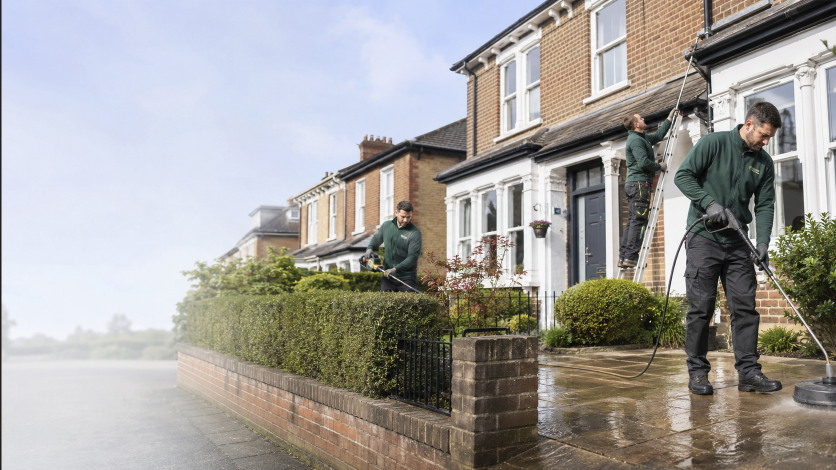
#> input picture hero image.png, 1672 x 940 px, found by its file name (shown at 1/2 size)
$ python optimize_images.py
#> lines starting #> are read from the running program, lines starting #| are printed output that depends on the picture
from PIL import Image
from pathlib import Path
import sys

p=Path('hero image.png')
if not p.exists():
    print('hero image not found at',p)
    sys.exit(1)
img=Image.open(p).convert('RGB')
# target sizes (width,height)
sizes=[(1200,630),(800,420),(480,252)]
for w,h in sizes:
    im=img.copy()
    im.thumbnail((w,h),Image.LANCZOS)
    out=Path(f'hero-{w}w.webp')
    im.save(out,format='WEBP',quality=80,method=6)
    print('saved',out)
#> this loop made 3 passes
#> pass 1, `im.save(out,format='WEBP',quality=80,method=6)`:
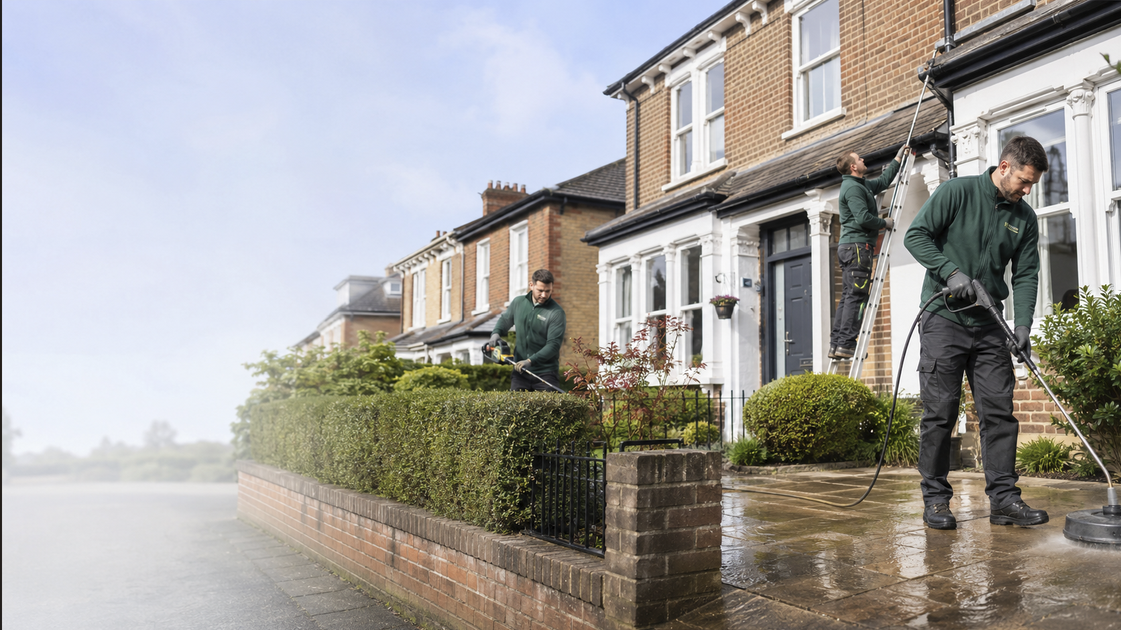
#> saved as hero-1200w.webp: PIL image 1121x630 RGB; mean R, G, B 162.6, 159.9, 156.4

$ run again, with hero-commercial-grounds.png copied over hero image.png
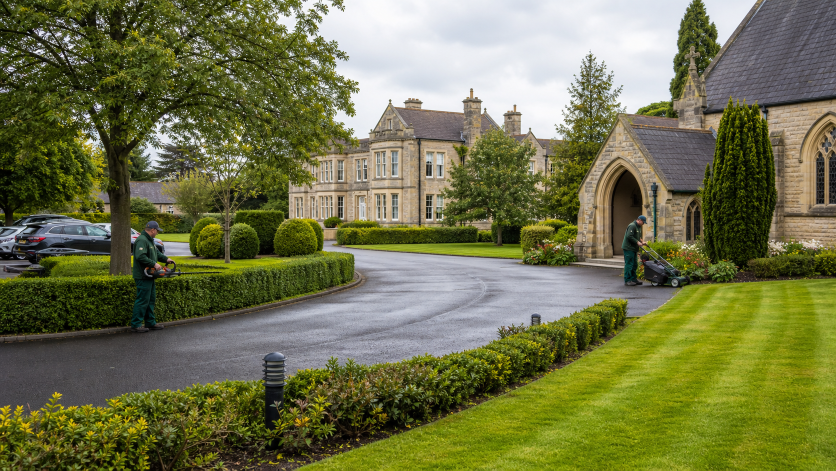
#> input picture hero-commercial-grounds.png, 1672 x 941 px, found by its file name (shown at 1/2 size)
#> img is the input picture: PIL image 1672x941 RGB; mean R, G, B 112.6, 115.6, 74.2
#> the loop `for w,h in sizes:` made 3 passes
#> pass 1, `im.save(out,format='WEBP',quality=80,method=6)`:
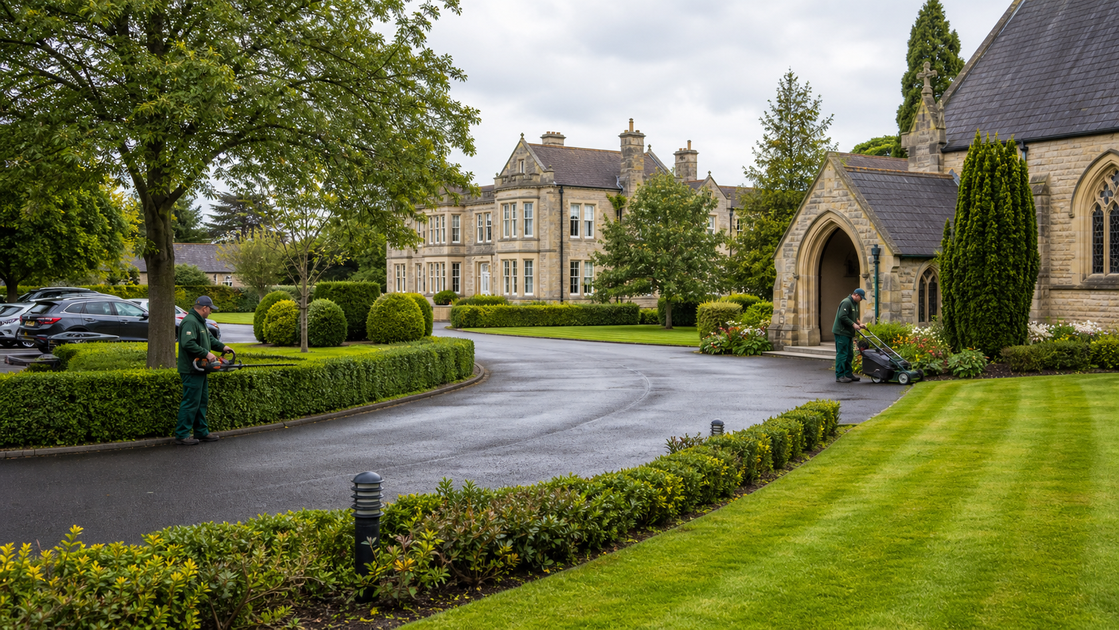
#> saved as hero-1200w.webp: PIL image 1119x630 RGB; mean R, G, B 112.6, 115.6, 74.2
#> after the loop `for w,h in sizes:`:
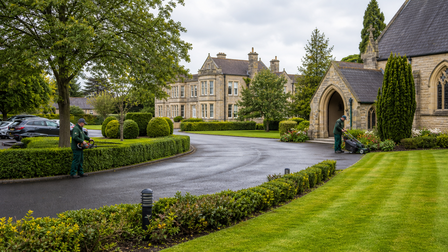
#> im: PIL image 448x252 RGB; mean R, G, B 112.6, 115.6, 74.2
